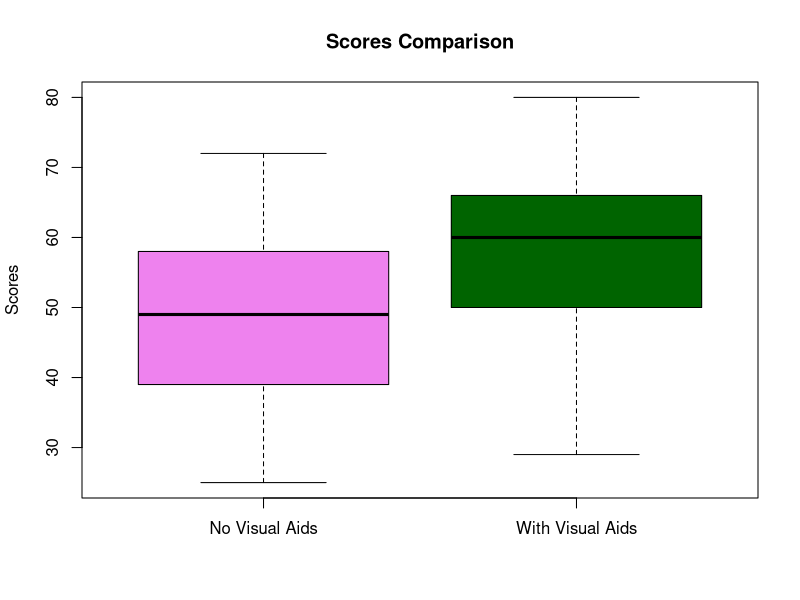
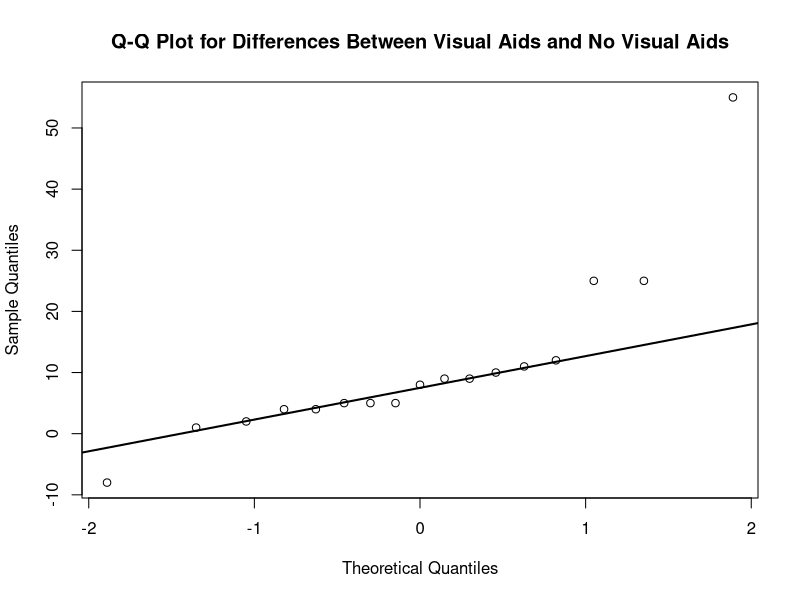

Write R code to recreate these figures, in order.
# Installing the necessary libraries
install.packages("e1071")
library(e1071)

#student scores data frame
student_scores <- data.frame(
  student = 1:17,
  no_visual_aids = c(50, 60, 58, 72, 36, 51, 49, 49, 25, 52, 41, 32, 58, 39, 25, 40, 61),
  with_visual_aids = c(58, 70, 60, 73, 40, 63, 54, 60, 29, 57, 66, 37, 50, 48, 80, 65, 70)
)

# Displaying structure and view of the data
str(student_scores)
View(student_scores)

# Creating a boxplot to compare scores
boxplot(
  student_scores$no_visual_aids, student_scores$with_visual_aids,
  names = c("No Visual Aids", "With Visual Aids"),
  main = "Scores Comparison",
  ylab = "Scores",
  col = c("violet", "darkgreen")
)

# Calculating the differences between scores with and without visual aids
differences <- student_scores$with_visual_aids - student_scores$no_visual_aids

# Q-Q plot for the differences
qqnorm(differences, main = "Q-Q Plot for Differences Between Visual Aids and No Visual Aids")
qqline(differences, col = "black", lwd = 2)

# Shapiro-Wilk normality tests for both groups
shapiro_result_no_aids <- shapiro.test(student_scores$no_visual_aids)
shapiro_result_with_aids <- shapiro.test(student_scores$with_visual_aids)
shapiro_result_combined <- shapiro.test(c(student_scores$no_visual_aids, student_scores$with_visual_aids))

# Printing the results of normality tests
print(shapiro_result_no_aids)
print(shapiro_result_with_aids)
print(shapiro_result_combined)

# Calculating descriptive statistics for both groups
mean_no_aids <- mean(student_scores$no_visual_aids)
mean_with_aids <- mean(student_scores$with_visual_aids)
sd_no_aids <- sd(student_scores$no_visual_aids)
sd_with_aids <- sd(student_scores$with_visual_aids)

# Printing descriptive statistics
print(paste("Mean (No Visual Aids):", mean_no_aids))
print(paste("Mean (With Visual Aids):", mean_with_aids))
print(paste("Standard Deviation (No Visual Aids):", sd_no_aids))
print(paste("Standard Deviation (With Visual Aids):", sd_with_aids))

# Calculating the paired t-test
t_test_result <- t.test(student_scores$no_visual_aids, student_scores$with_visual_aids, paired = TRUE)

# Printing the results of the paired t-test
print(t_test_result)
